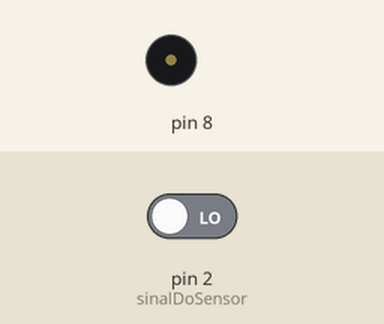
Bench run of a sketch on a simulated Arduino Uno, built with avr-gcc and run on an emulated ATmega328P. On the bench: buzzer (waves = sounding). The test bench sets the inputs (shaded band); at power-on: pin 2 (sinalDoSensor) LOW.

Above: at 1.2 s.
1.3 s: pin 2 (sinalDoSensor) driven HIGH
Timing chart, 0 to 8.8 s (numbered marks = the images above; inputs shaded):
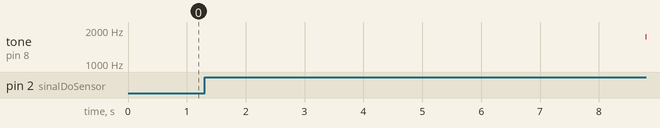

The sketch:

Programacao.ino
```cpp
int sinalDoSensor = 2; //O Pino digital 2 receberá o sinal do sensor como entrada

void setup() {
  pinMode(sinalDoSensor, INPUT); //Declarando o sinal do sensor como entrada do Arduino
}

void loop() {
  while(digitalRead(sinalDoSensor)==HIGH) { //Enquanto o sinal do sensor for "Alto"
    for(int freq = 500; freq<2000; freq+=1){
      tone(8,freq); //A Gente liga o alarme atraves da função tone, e vamos alterando a frequencia
      delay(6);
    }
  }
  noTone(8);
}
```

Measured:
- after the input at 1.3 s, tone on pin 8: silent → 1745 Hz after 7.5 s
